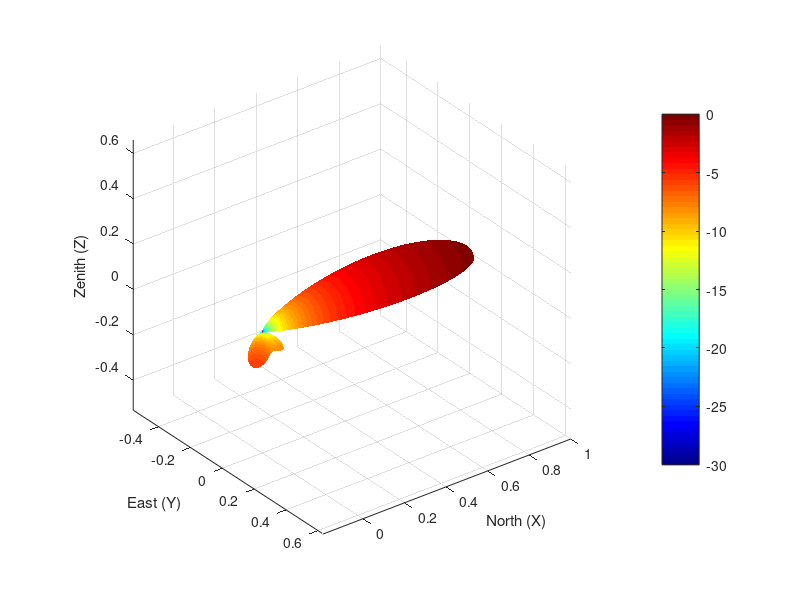

Here is the MATLAB script that generated this plot:
clear all; clc;


elevation_deg = 0:0.1:90;

azimuth_deg = 0:0.1:360; 

[Az, El] = meshgrid(azimuth_deg, elevation_deg);

Az_rad = deg2rad(Az);
El_rad = deg2rad(El);

mainBeamPitch_deg = 0;

mainBeamYaw_deg = 0;

beamwidth_deg = randi([5, 30]);

mainBeamPitch_rad = deg2rad(mainBeamPitch_deg);
mainBeamYaw_rad = deg2rad(mainBeamYaw_deg);
beamwidth_rad = deg2rad(beamwidth_deg);


sigma_rad = (beamwidth_rad / 2) / sqrt(2 * log(2));


X_grid = sin(El_rad) .* cos(Az_rad);
Y_grid = sin(El_rad) .* sin(Az_rad);
Z_grid = cos(El_rad);


X_mb = sin(pi/2-mainBeamPitch_rad) * cos(mainBeamYaw_rad);
Y_mb = sin(pi/2-mainBeamPitch_rad) * sin(mainBeamYaw_rad);
Z_mb = cos(pi/2-mainBeamPitch_rad);


dot_product = X_grid * X_mb + Y_grid * Y_mb + Z_grid * Z_mb;


dot_product = min(max(dot_product, -1), 1);


angular_separation_rad = acos(dot_product);


main_lobe_pattern = exp(-(angular_separation_rad.^2) / (2 * sigma_rad^2));


num_sidelobes = 8; 
sidelobe_beamwidth_deg = 30; 
sidelobe_sigma_rad = (deg2rad(sidelobe_beamwidth_deg) / 2) / sqrt(2 * log(2)); 
max_sidelobe_offset_deg = 150; 
min_sidelobe_level_dB = -15; 
max_sidelobe_level_dB = -6; 

combined_pattern = main_lobe_pattern; 


for i = 1:num_sidelobes
    
    sidelobe_level_dB = min_sidelobe_level_dB + (max_sidelobe_level_dB - min_sidelobe_level_dB) * rand();
    sidelobe_level_linear = 10^(sidelobe_level_dB/10);

   
    sidelobe_pitch_offset_deg = (rand() - 0.5) * 2 * max_sidelobe_offset_deg; 
    sidelobe_yaw_offset_deg = (rand() - 0.5) * 2 * max_sidelobe_offset_deg;   

 
    sidelobe_pitch_deg = mainBeamPitch_deg + sidelobe_pitch_offset_deg;
    sidelobe_yaw_deg = mainBeamYaw_deg + sidelobe_yaw_offset_deg;

    
    sidelobe_pitch_deg = max(0, min(sidelobe_pitch_deg, 90));

    
    sidelobe_yaw_deg = mod(sidelobe_yaw_deg, 360);

    
    sidelobe_pitch_rad = deg2rad(sidelobe_pitch_deg);
    sidelobe_yaw_rad = deg2rad(sidelobe_yaw_deg);

  
    X_sl = sin(pi/2-sidelobe_pitch_rad) * cos(sidelobe_yaw_rad);
    Y_sl = sin(pi/2-sidelobe_pitch_rad) * sin(sidelobe_yaw_rad);
    Z_sl = cos(pi/2-sidelobe_pitch_rad);

   
    dot_product_sl = X_grid * X_sl + Y_grid * Y_sl + Z_grid * Z_sl;

    
    dot_product_sl = min(max(dot_product_sl, -1), 1);

    
    angular_separation_rad_sl = acos(dot_product_sl);

   
    sidelobe_pattern = sidelobe_level_linear * exp(-(angular_separation_rad_sl.^2) / (2 * sidelobe_sigma_rad^2));

    
    combined_pattern = combined_pattern + sidelobe_pattern;
end


normalized_pattern = combined_pattern / max(combined_pattern(:));


pattern_dB = 10 * log10(normalized_pattern);


min_dB_display = -30; 
pattern_dB(pattern_dB < min_dB_display) = min_dB_display;


figure;
set(gcf, 'Color', 'w'); 

X_plot = normalized_pattern .* sin(El_rad) .* cos(Az_rad); 
Y_plot = normalized_pattern .* sin(El_rad) .* sin(Az_rad); 
Z_plot = normalized_pattern .* cos(El_rad);

surf(X_plot, Y_plot, Z_plot, pattern_dB, 'EdgeColor', 'none');
colormap('jet'); 
colorbar;
caxis([min_dB_display, 0]); 

axis equal; 
grid on;
hold on;


X_mb_vec = sin(pi/2-mainBeamPitch_rad) * cos(mainBeamYaw_rad);
Y_mb_vec = sin(pi/2-mainBeamPitch_rad) * sin(mainBeamYaw_rad);
Z_mb_vec = cos(pi/2-mainBeamPitch_rad);


plot3([0 X_mb_vec], [0 Y_mb_vec], [0 Z_mb_vec], 'r--', 'LineWidth', 2, 'DisplayName', 'main beam pointing');


xlabel('North (X)'); 
ylabel('East (Y)'); 
zlabel('Zenith (Z)'); 


view(3); 

set(gca, 'YDir', 'reverse');

function patternValue = getAntennaPatternValue(azimuth_deg, elevation_deg, Az, El, normalized_pattern)
   
    azimuth_rad = deg2rad(azimuth_deg);
    elevation_rad = deg2rad(elevation_deg);

   
    X = sin(pi/2-elevation_rad) .* cos(azimuth_rad);
    Y = sin(pi/2-elevation_rad) .* sin(azimuth_rad);
    Z = cos(pi/2-elevation_rad);

   
    distances = (sin(El) .* cos(Az) - X).^2 + (sin(El) .* sin(Az) - Y).^2 + (cos(El) - Z).^2;
    [~, index] = min(distances(:));

    
    patternValue = normalized_pattern(index);
end


azimuth_query = 90;
elevation_query = 0;
pattern_value = getAntennaPatternValue(azimuth_query, elevation_query, Az_rad, El_rad, normalized_pattern);

fprintf('in (%.1f °, %.1f °) : %.4f\n', azimuth_query, elevation_query, pattern_value);
